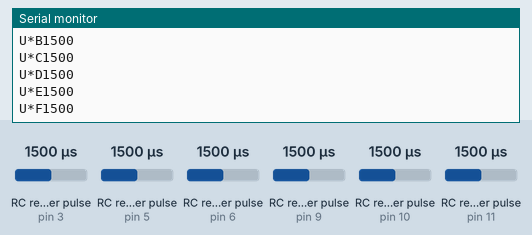
Simulated run of this sketch. Board: Arduino Uno, built with avr-gcc and run on an emulated ATmega328P. Parts: the last lines printed to the serial monitor. Wiring (inferred from the names in the program): 6 × RC receiver channel: data pin 3 / data pin 5 / data pin 6 / data pin 9 / data pin 10 / data pin 11. The inputs (shaded band) are chosen by the test bench; at power-on: RC receiver pulse (sensors on pin 3, pin 5, pin 6, pin 9, pin 10, pin 11) 1500 µs.

Above: at 1.2 s.
1.3 s: RC receiver pulse (sensor on pin 3) set to 1020 µs
2.8 s: RC receiver pulse (sensor on pin 5) set to 1020 µs
4.3 s: RC receiver pulse (sensor on pin 6) set to 1020 µs
5.8 s: RC receiver pulse (sensor on pin 9) set to 1020 µs
At 5.94 s:
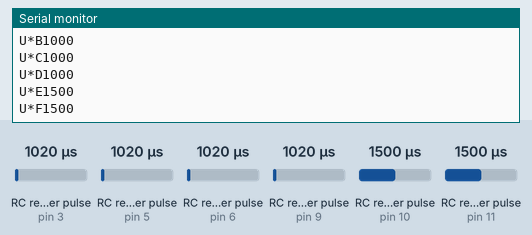
7.3 s: RC receiver pulse (sensor on pin 10) set to 1020 µs
At 7.46 s:
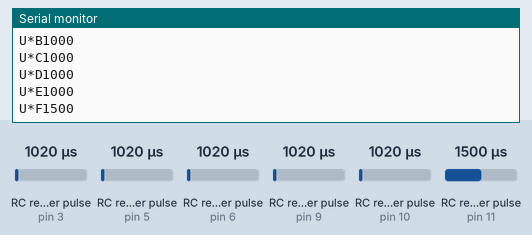
8.8 s: RC receiver pulse (sensor on pin 11) set to 1020 µs
At 8.9 s:
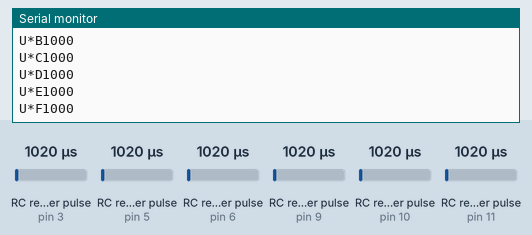

Measured:
- after the input at 5.8 s, the serial monitor: prints a new line after 0.07 s (image 1)
- after the input at 7.3 s, the serial monitor: prints a new line after 0.09 s (image 2)
- after the input at 8.8 s, the serial monitor: prints a new line at once (image 3)

The sketch:

Serial_RC_Signal.ino
```cpp
//Pin connections to RC Receiver
  const int CH1Pin = 3;
  const int CH2Pin = 5;
  const int CH3Pin = 6;
  const int CH4Pin = 9;
  const int CH5Pin = 10;
  const int CH6Pin = 11;
// Chanel stat1 vals
  unsigned long CH1;
  unsigned long CH2;
  unsigned long CH3;
  unsigned long CH4;
  unsigned long CH5;
  unsigned long CH6;


// variable used in the "chst_cut" to store
  int chst_1;

float chst_cut(int b){
  chst_1 = b/100;
  chst_1 = round (chst_1);
  chst_1 = chst_1 * 100;
  return chst_1;
}
void setup() {
  // put your setup code here, to run once:
  pinMode(CH1Pin, INPUT);
  pinMode(CH2Pin, INPUT);
  pinMode(CH3Pin, INPUT);
  pinMode(CH4Pin, INPUT);
  pinMode(CH5Pin, INPUT);
  pinMode(CH6Pin, INPUT);

  Serial.begin(250000);

}

void loop() {
// pulseIn() is used to read the signals from the receiver (not the best way!!!)
     CH1 = (pulseIn (CH1Pin, HIGH));
     CH2 = (pulseIn (CH2Pin, HIGH));
     CH3 = (pulseIn (CH3Pin, HIGH));
     CH4 = (pulseIn (CH4Pin, HIGH));
     CH5 = (pulseIn (CH5Pin, HIGH));
     CH6 = (pulseIn (CH6Pin, HIGH));

// rounding
    CH1 = chst_cut(CH1);
    CH2 = chst_cut(CH2);
    CH3 = chst_cut(CH3);
    CH4 = chst_cut(CH4);
    CH5 = chst_cut(CH5);
    CH6 = chst_cut(CH6);

//Packing values in Serial buffer
  Serial.print("U*"); //A header
  Serial.print("A");  //a token to indicate the message payload
  Serial.print(CH1);
  Serial.println("");

  Serial.print("U*"); //A header
  Serial.print("B");  //a token to indicate the message payload
  Serial.print(CH2);
  Serial.println("");

  Serial.print("U*"); //A header
  Serial.print("C");  //a token to indicate the message payload
  Serial.print(CH3);
  Serial.println("");

  Serial.print("U*"); //A header
  Serial.print("D");  //a token to indicate the message payload
  Serial.print(CH4);
  Serial.println("");

  Serial.print("U*"); //A header
  Serial.print("E");  //a token to indicate the message payload
  Serial.print(CH5);
  Serial.println("");

  Serial.print("U*"); //A header
  Serial.print("F");  //a token to indicate the message payload
  Serial.print(CH6);
  Serial.println("");

 delay(50);


}
```
